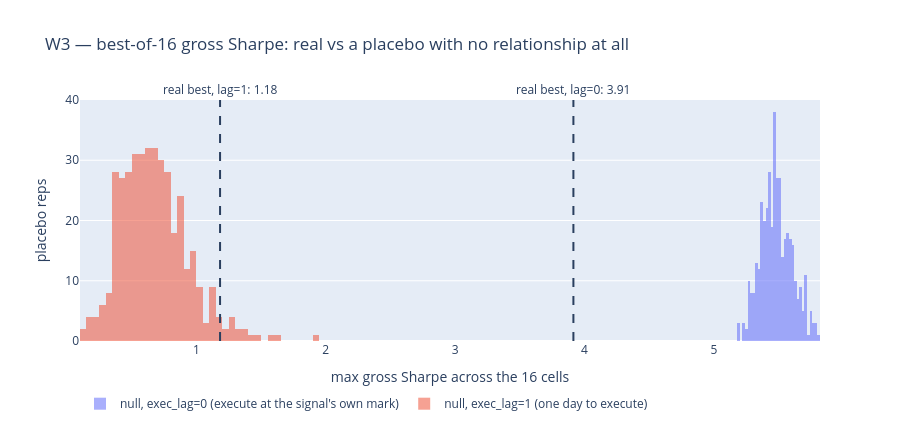

Write notebook code for a chart like this one.
### Code cell
fig = go.Figure()
for _lag, _col, _real in ((0, "exec_lag=0 (execute at the signal's own mark)", SIM0),
                          (1, "exec_lag=1 (one day to execute)", SIM1)):
    _mx = NULL[NULL["lag"] == _lag].groupby("rep")["gross_sr"].max()
    fig.add_trace(go.Histogram(x=_mx.to_numpy(), name=f"null, {_col}",
                               opacity=0.55, nbinsx=40))
    fig.add_vline(x=float(_real["gross_sr"].max()), line_dash="dash",
                  annotation_text=f"real best, lag={_lag}: {_real['gross_sr'].max():.2f}",
                  annotation_position="top")
fig.update_layout(
    title="W3 — best-of-16 gross Sharpe: real vs a placebo with no relationship at all",
    xaxis_title="max gross Sharpe across the 16 cells", yaxis_title="placebo reps",
    barmode="overlay", height=430, legend=dict(orientation="h", y=-0.2))
fig.show()

### Figure 1 — Plotly figure (JSON) as saved in the notebook; plotly's stock layout.template omitted (floating-point values rounded to 4 significant figures; data arrays with more than 128 entries replaced by an {"elided": "..."} marker saying what was removed)
{"data": [{"name": "null, exec_lag=0 (execute at the signal's own mark)", "nbinsx": 40, "opacity": 0.55, "type": "histogram", "x": {"elided": "400 float values"}}, {"name": "null, exec_lag=1 (one day to execute)", "nbinsx": 40, "opacity": 0.55, "type": "histogram", "x": {"elided": "400 float values"}}], "layout": {"annotations": [{"showarrow": false, "text": "real best, lag=0: 3.91", "x": 3.914, "xanchor": "center", "xref": "x", "y": 1, "yanchor": "bottom", "yref": "y domain"}, {"showarrow": false, "text": "real best, lag=1: 1.18", "x": 1.183, "xanchor": "center", "xref": "x", "y": 1, "yanchor": "bottom", "yref": "y domain"}], "barmode": "overlay", "height": 430, "legend": {"orientation": "h", "y": -0.2}, "shapes": [{"line": {"dash": "dash"}, "type": "line", "x0": 3.914, "x1": 3.914, "xref": "x", "y0": 0, "y1": 1, "yref": "y domain"}, {"line": {"dash": "dash"}, "type": "line", "x0": 1.183, "x1": 1.183, "xref": "x", "y0": 0, "y1": 1, "yref": "y domain"}], "title": {"text": "W3 — best-of-16 gross Sharpe: real vs a placebo with no relationship at all"}, "xaxis": {"title": {"text": "max gross Sharpe across the 16 cells"}}, "yaxis": {"title": {"text": "placebo reps"}}}}
